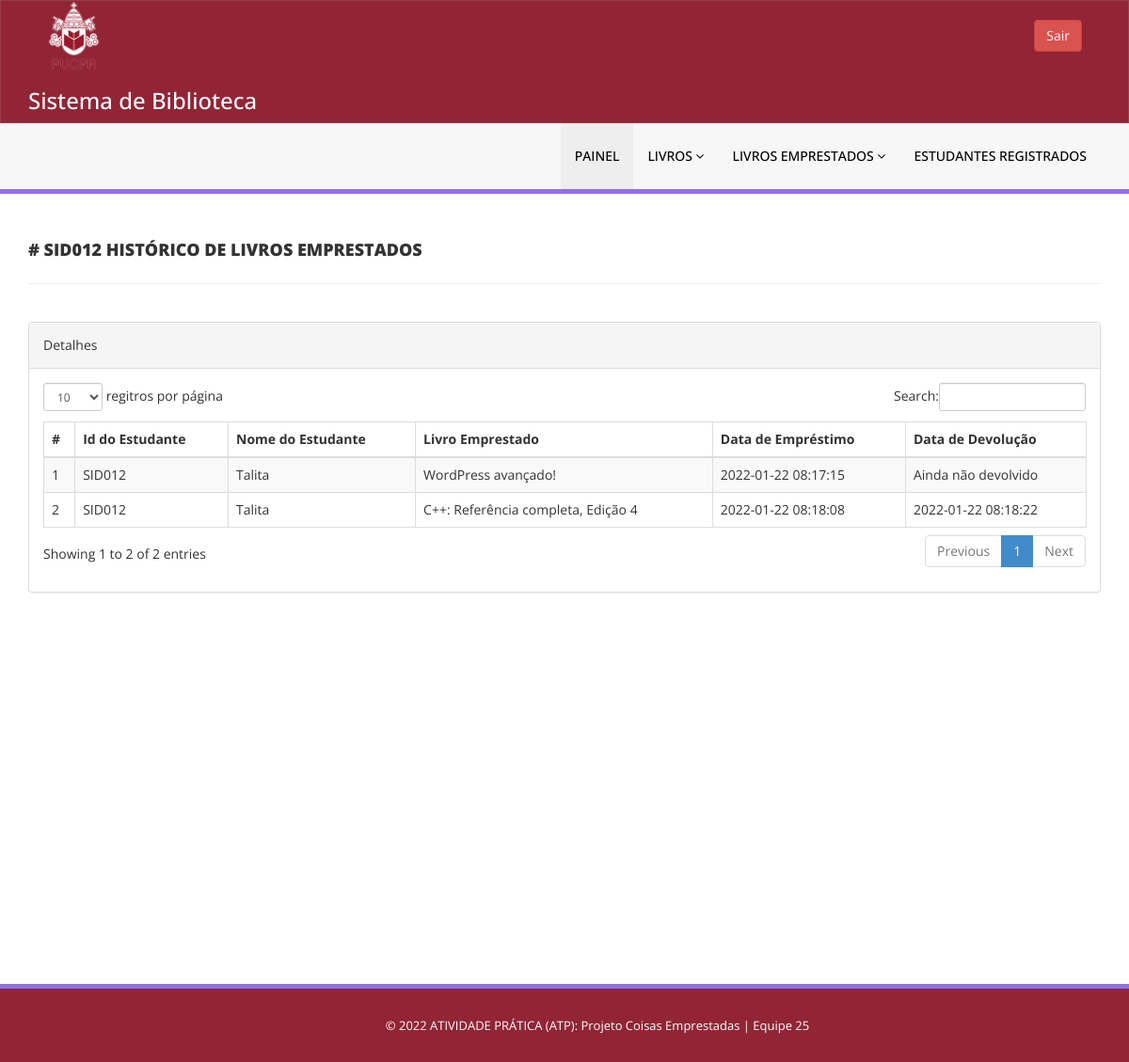
The app's page /admin/student-history.php?stdid=SID012 (signed in) with its own data.
### tables this page shows
CREATE TABLE `tblissuedbookdetails` (
  `id` int(11) NOT NULL,
  `BookId` int(11) DEFAULT NULL,
  `StudentID` varchar(150) DEFAULT NULL,
  `IssuesDate` timestamp NULL DEFAULT current_timestamp(),
  `ReturnDate` timestamp NULL DEFAULT NULL ON UPDATE current_timestamp(),
  `RetrunStatus` int(1) DEFAULT NULL,
  `fine` int(11) DEFAULT NULL
);

CREATE TABLE `tblstudents` (
  `id` int(11) NOT NULL,
  `StudentId` varchar(100) DEFAULT NULL,
  `FullName` varchar(120) DEFAULT NULL,
  `EmailId` varchar(120) DEFAULT NULL,
  `MobileNumber` char(11) DEFAULT NULL,
  `Password` varchar(120) DEFAULT NULL,
  `Status` int(1) DEFAULT NULL,
  `RegDate` timestamp NULL DEFAULT current_timestamp(),
  `UpdationDate` timestamp NULL DEFAULT NULL ON UPDATE current_timestamp()
);

CREATE TABLE `tblbooks` (
  `id` int(11) NOT NULL,
  `BookName` varchar(255) DEFAULT NULL,
  `Category` varchar(255) DEFAULT NULL,
  `Author` varchar(255) DEFAULT NULL,
  `ISBNNumber` varchar(25) DEFAULT NULL,
  `bookImage` varchar(250) NOT NULL,
  `isIssued` int(1) DEFAULT NULL,
  `RegDate` timestamp NULL DEFAULT current_timestamp(),
  `UpdationDate` timestamp NULL DEFAULT NULL ON UPDATE current_timestamp()
);

### admin/student-history.php (the view, shortened to what this page needs)
<?php
include('includes/config.php');
if (strlen($_SESSION['alogin']) == 0) {
	header('location:index.php');
} else {
?>
	<!DOCTYPE html>
	<html xmlns="http://www.w3.org/1999/xhtml">
	<head>
		<link href="assets/css/bootstrap.css" rel="stylesheet" />
		<link href="assets/css/font-awesome.css" rel="stylesheet" />
		<link href="assets/js/dataTables/dataTables.bootstrap.css" rel="stylesheet" />
		<link href="assets/css/style.css" rel="stylesheet" />
	</head>
	<body>
		<?php include('includes/header.php'); ?>
		<div class="content-wrapper">
			<div class="container">
				<div class="row pad-botm">
					<div class="col-md-12">
						<?php $sid = $_GET['stdid']; ?>
						<h4 class="header-line">#
							<?php echo $sid; ?> Histórico de Livros Emprestados
						</h4>
					</div>
				</div>
				<div class="row">
					<div class="col-md-12">
						<div class="panel panel-default">
							<div class="panel-heading">
								<?php echo $result->FullName; ?> Detalhes
							</div>
							<div class="panel-body">
								<div class="table-responsive">
									<table class="table table-striped table-bordered table-hover" id="dataTables-example">
										<thead>
											<tr>
												<th>#</th>
												<th>Id do Estudante</th>
												<th>Nome do Estudante</th>
												<th>Livro Emprestado</th>
												<th>Data de Empréstimo</th>
												<th>Data de Devolução</th>
											</tr>
										</thead>
										<tbody>
											<?php
											$sql = "SELECT tblstudents.StudentId ,tblstudents.FullName,tblstudents.EmailId,tblstudents.MobileNumber,tblbooks.BookName,tblbooks.ISBNNumber,tblissuedbookdetails.IssuesDate,tblissuedbookdetails.ReturnDate,tblissuedbookdetails.id as rid,tblissuedbookdetails.fine,tblissuedbookdetails.RetrunStatus,tblbooks.id as bid,tblbooks.bookImage from  tblissuedbookdetails join tblstudents on tblstudents.StudentId=tblissuedbookdetails.StudentId join tblbooks on tblbooks.id=tblissuedbookdetails.BookId where tblstudents.StudentId='$sid' ";
											$query = $dbh->prepare($sql);
											$query->execute();
											$results = $query->fetchAll(PDO::FETCH_OBJ);
											$cnt = 1;
											if ($query->rowCount() > 0) {
												foreach ($results as $result) { ?>
													<tr class="odd gradeX">
														<td class="center">
															<?php echo htmlentities($cnt); ?>
														</td>
														<td class="center">
															<?php echo htmlentities($result->StudentId); ?>
														</td>
														<td class="center">
															<?php echo htmlentities($result->FullName); ?>
														</td>
														<td class="center">
															<?php echo htmlentities($result->BookName); ?>
														</td>
														<td class="center">
															<?php echo htmlentities($result->IssuesDate); ?>
														</td>
														<td class="center">
															<?php if ($result->ReturnDate == '') :
																echo "Ainda não devolvido";
															else :
																echo htmlentities($result->ReturnDate);
															endif;
															?>
														</td>
													</tr>
											<?php $cnt = $cnt + 1;
												}
											} ?>
										</tbody>
									</table>
								</div>
							</div>
						</div>
					</div>
				</div>
			</div>
		</div>
		<?php include('includes/footer.php'); ?>
	</body>
	</html>
<?php } ?>

### admin/assets/css/style.css (style rules this page uses)
.content-wrapper { margin-top: 40px; min-height: 800px; padding-bottom: 90px; }
.header-line { font-weight: 900; padding-bottom: 25px; border-bottom: 1px solid #eeeeee; text-transform: uppercase; }
.pad-botm { padding-bottom: 30px; }

### records on screen
tblissuedbookdetails: tblstudents.StudentId "SID012", tblstudents.FullName "Talita", BookId.BookName "WordPress avançado!", IssuesDate "2022-01-22 08:17:15", shows "Ainda não devolvido"
tblissuedbookdetails: tblstudents.StudentId "SID012", tblstudents.FullName "Talita", BookId.BookName "C++: Referência completa, Edição 4", IssuesDate "2022-01-22 08:18:08", ReturnDate "2022-01-22 08:18:22"

### other values on screen
$sid "SID012"
